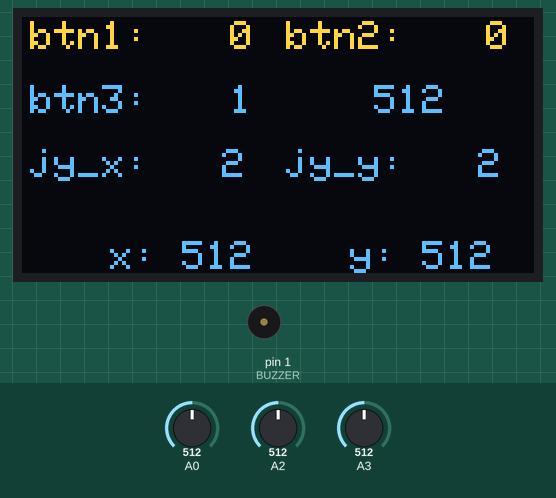
The sketch below on a simulated Arduino Uno, built with avr-gcc and run on an emulated ATmega328P. On the bench: 128×64 one-colour display, buzzer (waves = sounding, pin HIGH). Wiring (inferred from the names in the program): SSD1306 OLED at I2C address 0x3C. The inputs (shaded band) are chosen by the test bench; at power-on: A2 = 512, A3 = 512, A0 = 512. The OLED is the two-colour kind (top 16 rows yellow).

Above: at 1.8 s.
1.9 s: A2 set to 463
At 3.2 s:
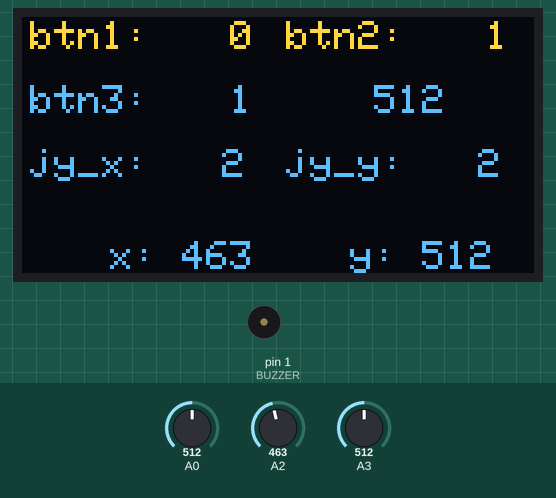
3.8 s: A2 set to 445
At 5.4 s:
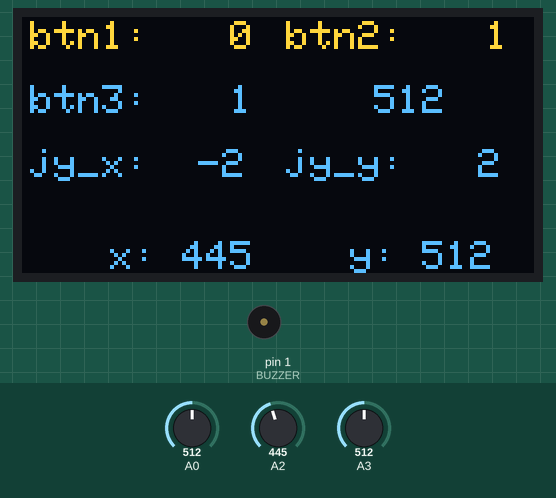
5.7 s: A3 set to 463
At 7.1 s:
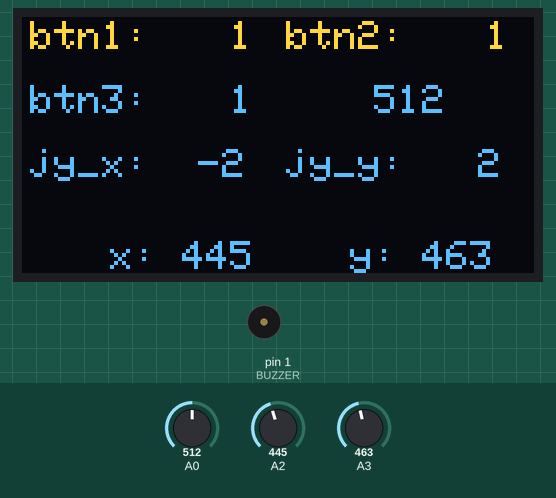
7.5 s: A3 set to 441
At 8.7 s:
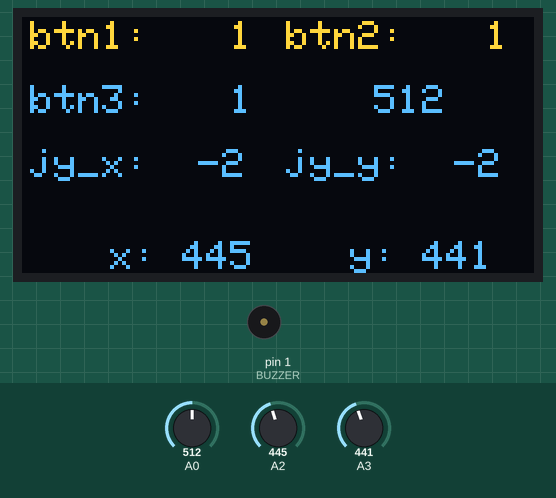
9.5 s: A0 set to 22
At 10.9 s:
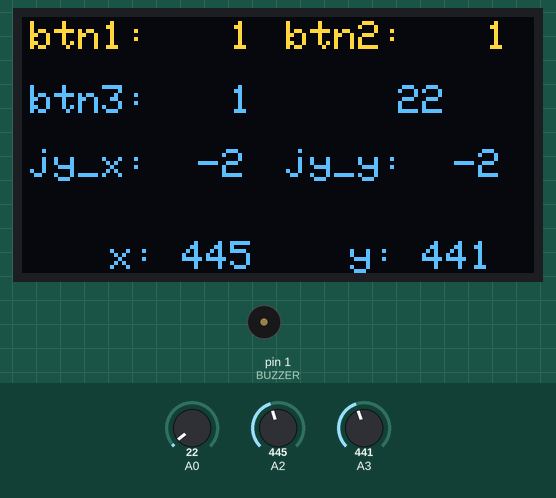
11.2 s: A0 set to 18
At 12.7 s:
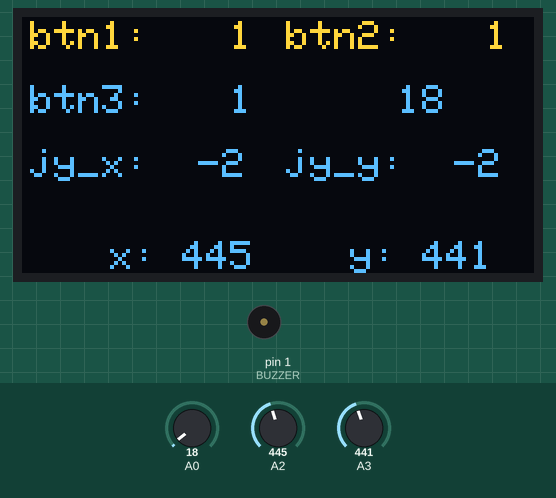
Timing chart, 0 to 13.8 s (numbered marks = the images above; inputs shaded):
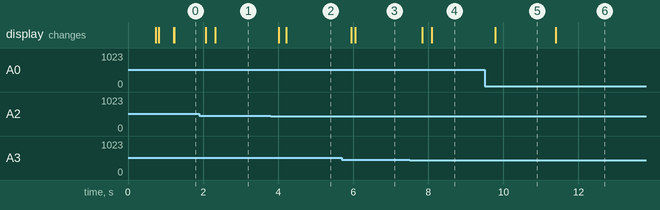

The sketch:

gameboy_inputs.ino
```cpp
/*
 * developing a small app that lets you to finetune and calibrate the joystick / button
 * analogue conversions, display the results on the screen.
 *
 * You can copy the hameboy_inputs.h to your code and use it to fetch the gameboy
 * joystick / button states.
 */


#include <Wire.h>
//#include <stdint.h>
//#include <avr/io.h>
#include "gameboy_inputs.h"


// Pins

// Constants
int const address = 60;
int const commands = 0x00;
int const onecommand = 0x80;
int const data = 0x40;
int const onedata = 0xC0;

// OLED display **********************************************

// Character set for text - stored in program memory
const uint8_t CharMap[96][6] PROGMEM = {
{ 0x00, 0x00, 0x00, 0x00, 0x00, 0x00 },
{ 0x00, 0x00, 0x5F, 0x00, 0x00, 0x00 },
{ 0x00, 0x07, 0x00, 0x07, 0x00, 0x00 },
{ 0x14, 0x7F, 0x14, 0x7F, 0x14, 0x00 },
{ 0x24, 0x2A, 0x7F, 0x2A, 0x12, 0x00 },
{ 0x23, 0x13, 0x08, 0x64, 0x62, 0x00 },
{ 0x36, 0x49, 0x56, 0x20, 0x50, 0x00 },
{ 0x00, 0x08, 0x07, 0x03, 0x00, 0x00 },
{ 0x00, 0x1C, 0x22, 0x41, 0x00, 0x00 },
{ 0x00, 0x41, 0x22, 0x1C, 0x00, 0x00 },
{ 0x2A, 0x1C, 0x7F, 0x1C, 0x2A, 0x00 },
{ 0x08, 0x08, 0x3E, 0x08, 0x08, 0x00 },
{ 0x00, 0x80, 0x70, 0x30, 0x00, 0x00 },
{ 0x08, 0x08, 0x08, 0x08, 0x08, 0x00 },
{ 0x00, 0x00, 0x60, 0x60, 0x00, 0x00 },
{ 0x20, 0x10, 0x08, 0x04, 0x02, 0x00 },
{ 0x3E, 0x51, 0x49, 0x45, 0x3E, 0x00 },
{ 0x00, 0x42, 0x7F, 0x40, 0x00, 0x00 },
{ 0x72, 0x49, 0x49, 0x49, 0x46, 0x00 },
{ 0x21, 0x41, 0x49, 0x4D, 0x33, 0x00 },
{ 0x18, 0x14, 0x12, 0x7F, 0x10, 0x00 },
{ 0x27, 0x45, 0x45, 0x45, 0x39, 0x00 },
{ 0x3C, 0x4A, 0x49, 0x49, 0x31, 0x00 },
{ 0x41, 0x21, 0x11, 0x09, 0x07, 0x00 },
{ 0x36, 0x49, 0x49, 0x49, 0x36, 0x00 },
{ 0x46, 0x49, 0x49, 0x29, 0x1E, 0x00 },
{ 0x00, 0x00, 0x14, 0x00, 0x00, 0x00 },
{ 0x00, 0x40, 0x34, 0x00, 0x00, 0x00 },
{ 0x00, 0x08, 0x14, 0x22, 0x41, 0x00 },
{ 0x14, 0x14, 0x14, 0x14, 0x14, 0x00 },
{ 0x00, 0x41, 0x22, 0x14, 0x08, 0x00 },
{ 0x02, 0x01, 0x59, 0x09, 0x06, 0x00 },
{ 0x3E, 0x41, 0x5D, 0x59, 0x4E, 0x00 },
{ 0x7C, 0x12, 0x11, 0x12, 0x7C, 0x00 },
{ 0x7F, 0x49, 0x49, 0x49, 0x36, 0x00 },
{ 0x3E, 0x41, 0x41, 0x41, 0x22, 0x00 },
{ 0x7F, 0x41, 0x41, 0x41, 0x3E, 0x00 },
{ 0x7F, 0x49, 0x49, 0x49, 0x41, 0x00 },
{ 0x7F, 0x09, 0x09, 0x09, 0x01, 0x00 },
{ 0x3E, 0x41, 0x41, 0x51, 0x73, 0x00 },
{ 0x7F, 0x08, 0x08, 0x08, 0x7F, 0x00 },
{ 0x00, 0x41, 0x7F, 0x41, 0x00, 0x00 },
{ 0x20, 0x40, 0x41, 0x3F, 0x01, 0x00 },
{ 0x7F, 0x08, 0x14, 0x22, 0x41, 0x00 },
{ 0x7F, 0x40, 0x40, 0x40, 0x40, 0x00 },
{ 0x7F, 0x02, 0x1C, 0x02, 0x7F, 0x00 },
{ 0x7F, 0x04, 0x08, 0x10, 0x7F, 0x00 },
{ 0x3E, 0x41, 0x41, 0x41, 0x3E, 0x00 },
{ 0x7F, 0x09, 0x09, 0x09, 0x06, 0x00 },
{ 0x3E, 0x41, 0x51, 0x21, 0x5E, 0x00 },
{ 0x7F, 0x09, 0x19, 0x29, 0x46, 0x00 },
{ 0x26, 0x49, 0x49, 0x49, 0x32, 0x00 },
{ 0x03, 0x01, 0x7F, 0x01, 0x03, 0x00 },
{ 0x3F, 0x40, 0x40, 0x40, 0x3F, 0x00 },
{ 0x1F, 0x20, 0x40, 0x20, 0x1F, 0x00 },
{ 0x3F, 0x40, 0x38, 0x40, 0x3F, 0x00 },
{ 0x63, 0x14, 0x08, 0x14, 0x63, 0x00 },
{ 0x03, 0x04, 0x78, 0x04, 0x03, 0x00 },
{ 0x61, 0x59, 0x49, 0x4D, 0x43, 0x00 },
{ 0x00, 0x7F, 0x41, 0x41, 0x41, 0x00 },
{ 0x02, 0x04, 0x08, 0x10, 0x20, 0x00 },
{ 0x00, 0x41, 0x41, 0x41, 0x7F, 0x00 },
{ 0x04, 0x02, 0x01, 0x02, 0x04, 0x00 },
{ 0x40, 0x40, 0x40, 0x40, 0x40, 0x00 },
{ 0x00, 0x03, 0x07, 0x08, 0x00, 0x00 },
{ 0x20, 0x54, 0x54, 0x78, 0x40, 0x00 },
{ 0x7F, 0x28, 0x44, 0x44, 0x38, 0x00 },
{ 0x38, 0x44, 0x44, 0x44, 0x28, 0x00 },
{ 0x38, 0x44, 0x44, 0x28, 0x7F, 0x00 },
{ 0x38, 0x54, 0x54, 0x54, 0x18, 0x00 },
{ 0x00, 0x08, 0x7E, 0x09, 0x02, 0x00 },
{ 0x18, 0xA4, 0xA4, 0x9C, 0x78, 0x00 },
{ 0x7F, 0x08, 0x04, 0x04, 0x78, 0x00 },
{ 0x00, 0x44, 0x7D, 0x40, 0x00, 0x00 },
{ 0x20, 0x40, 0x40, 0x3D, 0x00, 0x00 },
{ 0x7F, 0x10, 0x28, 0x44, 0x00, 0x00 },
{ 0x00, 0x41, 0x7F, 0x40, 0x00, 0x00 },
{ 0x7C, 0x04, 0x78, 0x04, 0x78, 0x00 },
{ 0x7C, 0x08, 0x04, 0x04, 0x78, 0x00 },
{ 0x38, 0x44, 0x44, 0x44, 0x38, 0x00 },
{ 0xFC, 0x18, 0x24, 0x24, 0x18, 0x00 },
{ 0x18, 0x24, 0x24, 0x18, 0xFC, 0x00 },
{ 0x7C, 0x08, 0x04, 0x04, 0x08, 0x00 },
{ 0x48, 0x54, 0x54, 0x54, 0x24, 0x00 },
{ 0x04, 0x04, 0x3F, 0x44, 0x24, 0x00 },
{ 0x3C, 0x40, 0x40, 0x20, 0x7C, 0x00 },
{ 0x1C, 0x20, 0x40, 0x20, 0x1C, 0x00 },
{ 0x3C, 0x40, 0x30, 0x40, 0x3C, 0x00 },
{ 0x44, 0x28, 0x10, 0x28, 0x44, 0x00 },
{ 0x4C, 0x90, 0x90, 0x90, 0x7C, 0x00 },
{ 0x44, 0x64, 0x54, 0x4C, 0x44, 0x00 },
{ 0x00, 0x08, 0x36, 0x41, 0x00, 0x00 },
{ 0x00, 0x00, 0x77, 0x00, 0x00, 0x00 },
{ 0x00, 0x41, 0x36, 0x08, 0x00, 0x00 },
{ 0x00, 0x06, 0x09, 0x06, 0x00, 0x00 },  // degree symbol = '~'
{ 0xFF, 0xFF, 0xFF, 0xFF, 0xFF, 0x00 }

};

// Current plot position
int x0;
int y0;

// Write a single command
void Single (uint8_t x) {
  Wire.write(onecommand);
  Wire.write(x);
}

void InitDisplay () {
  Wire.beginTransmission(address);
  Wire.write(commands);
  Wire.write(0xA1);  // Flip horizontal
  Wire.write(0xAF);  // Display on
  Wire.endTransmission();
}

void ClearDisplay () {
  for (int p = 0 ; p < 8; p++) {
    Wire.beginTransmission(address);
    Single(0xB0 + p);
    Wire.endTransmission();
    for (int q = 0 ; q < 8; q++) {
      Wire.beginTransmission(address);
      Wire.write(data);
      for (int i = 0 ; i < 20; i++) Wire.write(0);
      Wire.endTransmission();
    }
  }
}
// Move current plot position to x,y
void MoveTo (int x, int y) {
  x0 = x;
  y0 = y;
}


uint8_t ReverseByte (uint8_t x) {
  x = ((x >> 1) & 0x55) | ((x << 1) & 0xaa);
  x = ((x >> 2) & 0x33) | ((x << 2) & 0xcc);
  x = ((x >> 4) & 0x0f) | ((x << 4) & 0xf0);
  return x;
}

// Plot an ASCII character with bottom left corner at x,y
void PlotChar (int c, int x, int y) {
  int h = y & 0x07;
  for (int p = 0; p < 2; p++) {
    Wire.beginTransmission(address);
    Single(0xB0 + (y >> 3) + p);          // Page
    for (int col=0; col<6; col++) {
      Single(0x00 + ((x+2+col) & 0x0F));  // Column low nibble
      Single(0x10 + ((x+2+col)>>4));      // Column high nibble
      Single(0xE0);                       // Read modify write
      Wire.write(onedata);
      Wire.endTransmission();
      Wire.requestFrom(address, 2);
      Wire.read();                        // Dummy read
      int j = Wire.read();
      Wire.beginTransmission(address);
      Wire.write(onedata);
      int bits = ReverseByte(pgm_read_byte(&CharMap[c-32][col]));
      //Wire.write((bits<<h)>>(p<<3) | j);
      Wire.write((bits<<h)>>(p<<3) );
      Single(0xEE);                       // Cancel read modify write
    }
    Wire.endTransmission();
  }
}

// Plot text starting at the current plot position
void PlotText(char *s) {
  int i=0;
  while (1) {
    char c = s[i];
    if (c == 0) return;
    PlotChar(c, x0, y0);
    x0 = x0 + 6;
    i++;
  }
}


// Setup **********************************************

#define BUZZER 1

void setup() {
  //analogReference(INTERNAL1V1);
  Wire.begin();
  ClearDisplay();
  InitDisplay();
   pinMode(BUZZER, OUTPUT);

   MoveTo(0, 55); PlotText("btn1:");
   MoveTo(64, 55); PlotText("btn2:");
   MoveTo(0, 39); PlotText("btn3:");
   MoveTo(80
   , 39); PlotText("r:");
   MoveTo(0, 23); PlotText("jy_x:");
   MoveTo(64, 23);  PlotText("jy_y:");

}

char buff[50];

void loop () {
   read_inputs(PB3);
   read_inputs(PB4);
   read_inputs(PB5);

   MoveTo(50, 55); sprintf(buff, "%d", button1); PlotText(buff);
   read_inputs(PB3);
   read_inputs(PB4);
   read_inputs(PB5);
   MoveTo(114, 55); sprintf(buff, "%d", button2); PlotText(buff);
   read_inputs(PB3);
   read_inputs(PB4);
   read_inputs(PB5);
   MoveTo(50, 39); sprintf(buff, "%d", button3); PlotText(buff);
   read_inputs(PB3);
   read_inputs(PB4);
   read_inputs(PB5);

   MoveTo(30, 23); sprintf(buff, "%4d", joystick_x); PlotText(buff);
   read_inputs(PB3);
   read_inputs(PB4);
   read_inputs(PB5);
   MoveTo(94, 23);  sprintf(buff, "%4d", joystick_y); PlotText(buff);
   read_inputs(PB3);
   read_inputs(PB4);
   read_inputs(PB5);

   MoveTo(20, 0); sprintf(buff, "x:%4d", adc4_btn2_x); PlotText(buff);
   read_inputs(PB3);
   read_inputs(PB4);
   read_inputs(PB5);
   MoveTo(80, 0); sprintf(buff, "y:%4d", adc3_btn1_y); PlotText(buff);
   read_inputs(PB3);
   read_inputs(PB4);
   read_inputs(PB5);
   MoveTo(80, 39); sprintf(buff, "%4d", adc5_btn3); PlotText(buff);


   //tone(BUZZER, 1000);
   // for(int i=0; i<128; i++) {
   //     PlotPoint(i, i % 64);
   // }
   // noTone(BUZZER);
   // delay(2000);
   // ClearDisplay();

}
```

gameboy_inputs.h
```cpp
// these values are updated by the read_inputs function
uint16_t adc3_btn1_y = 0;
uint16_t adc4_btn2_x = 0;
uint16_t adc5_btn3 = 0;

// these values are updated by the update_state() function based on the adc values
uint8_t button1 = 0;
uint8_t button2 = 0;
uint8_t button3 = 0;
int8_t joystick_x = 0;
int8_t joystick_y = 0;

// you can tune / calibrate the joystick by changing these values
#define MAX_X_ADC 688
#define MIN_X_ADC 512
#define MIN_Y_ADC 515
#define MAX_Y_ADC 682
#define ORIGO_X 616
#define ORIGO_Y 616

#define MAX_X_ADC_BTN 412
#define MIN_X_ADC_BTN 341
#define MIN_Y_ADC_BTN 343
#define MAX_Y_ADC_BTN 410
#define ORIGO_X_BTN 385
#define ORIGO_Y_BTN 385

#define BTN_3_PROGRAMMER_THRESHOLD 800   // when programmer is connected, reset ADC is lower (extra pull-down resistor?)
#define BTN_3_THRESHOLD_PRG 760
#define BTN_3_THRESHOLD_NO_PRG 980


void change_gameboy_input_channel(uint8_t pin) {
  // REFS[2..0 ]= 0    : VCC used as voltage reference (disconnected from AREF/PB0)
  // ADLAR = 0         : Left-adjust the results
  // MUX[3..0] = 0011  : single ended input, 0011 for PB3, 0010 for PB4 and 0000 for PB5
  if(pin == PB3) {
    ADMUX = 0b00000011;
  } else if(pin == PB4) {
    ADMUX = 0b00000010;
  } else {
    ADMUX = 0b00000000;
  }
}


void init_gameboy_inputs() {
  change_gameboy_input_channel(PB3);

  // ADCSRA bits:
  //    ADEN  = 1        : ADC enabled
  //    ADSC  = 1        : ADC conversion started
  //    ADATE = 0        : no auto-trigger
  //    ADIF  = 0        : interrupt flag (set to 1 when ADC completes)
  //    ADIE  = 0        : interrupt disabled
  //    ADPS[2:0] = 000  : ADC prescaler select, use the smallest ADC division
  ADCSRA = 0b10000000;
}

void wait_for_adc() {
  while((ADCSRA & (1 << ADSC)) > 0) ;
}

void read_adc_results(uint16_t* adc) {
  uint8_t adc_low8bit = ADCL;
  *adc = ((ADCH<<8)|adc_low8bit) % 1024;
}


// mapping from -50...50 measurement to -2..2 values
// (+/-2 means hard push, +/-1 means medium push, 0 means origo)
int8_t map_to_logical_joystick_value(int8_t scaled) {
  int8_t abs_scaled = abs(scaled);
  if(abs_scaled < 2) return 0;
  if(abs_scaled < 48) return scaled < 0 ? -1 : 1;
  return scaled < 0 ? -2 : 2;
}

// scale ADC measures between -50..0..50
int8_t scale_measures(int16_t *adc, int16_t min_adc, int16_t max_adc, int16_t origo_adc) {
  if(*adc < origo_adc) return map(*adc, min_adc, origo_adc, -50, 0);
  return map(*adc, origo_adc, max_adc, 0, 50);
}

void update_state() {
  int8_t scaled_x = 0;
  int8_t scaled_y = 0;

  button1 = adc3_btn1_y < 500 ? 1 : 0;
  button2 = adc4_btn2_x < 500 ? 1 : 0;
  if(adc5_btn3 < BTN_3_PROGRAMMER_THRESHOLD) {
    button3 = adc5_btn3 < BTN_3_THRESHOLD_PRG ? 1 : 0;
  } else {
    button3 = adc5_btn3 < BTN_3_THRESHOLD_NO_PRG ? 1 : 0;
  }

  // first scale between -50 ... 50
  if(button1) scaled_y = scale_measures(&adc3_btn1_y, MIN_Y_ADC_BTN, MAX_Y_ADC_BTN, ORIGO_Y_BTN);
  else scaled_y =  scale_measures(&adc3_btn1_y, MIN_Y_ADC, MAX_Y_ADC, ORIGO_Y);

  if(button2) scaled_x = scale_measures(&adc4_btn2_x, MIN_X_ADC_BTN, MAX_X_ADC_BTN, ORIGO_X_BTN);
  else scaled_x =  scale_measures(&adc4_btn2_x, MIN_X_ADC, MAX_X_ADC, ORIGO_X);

  // we rotated the joystick, so need to negate the values
  scaled_x *= -1;
  scaled_y *= -1;

  joystick_x = map_to_logical_joystick_value(scaled_x);
  joystick_y = map_to_logical_joystick_value(scaled_y);
}


void read_inputs(uint8_t pin) {
  wait_for_adc();
  if(pin == PB3) {
    read_adc_results(&adc3_btn1_y);
    change_gameboy_input_channel(PB4);
  } else if(pin == PB4) {
    read_adc_results(&adc4_btn2_x);
    change_gameboy_input_channel(PB5);
  } else {
    read_adc_results(&adc5_btn3);
    change_gameboy_input_channel(PB3);
  }
  update_state();
  ADCSRA |= (1 << ADSC); // start the ADC conversion
}
```

Measured:
- the behaviour switches between 455 and 454 on A2 (found by bisection; images 1 and 2)
- the behaviour switches between 449 and 448 on A3 (found by bisection; images 3 and 4)
- the behaviour switches between 20 and 19 on A0 (found by bisection; images 5 and 6)
- after the input at 1.9 s, the display: first changes after 0.18 s (image 1 shows a later state)
- after the input at 3.8 s, the display: first changes after 0.21 s (image 2 shows a later state)
- after the input at 5.7 s, the display: first changes after 0.25 s (image 3 shows a later state)
- after the input at 7.5 s, the display: first changes after 0.34 s (image 4 shows a later state)
- after the input at 9.5 s, the display: changes after 0.29 s (image 5)
- after the input at 11.2 s, the display: changes after 0.20 s (image 6)
